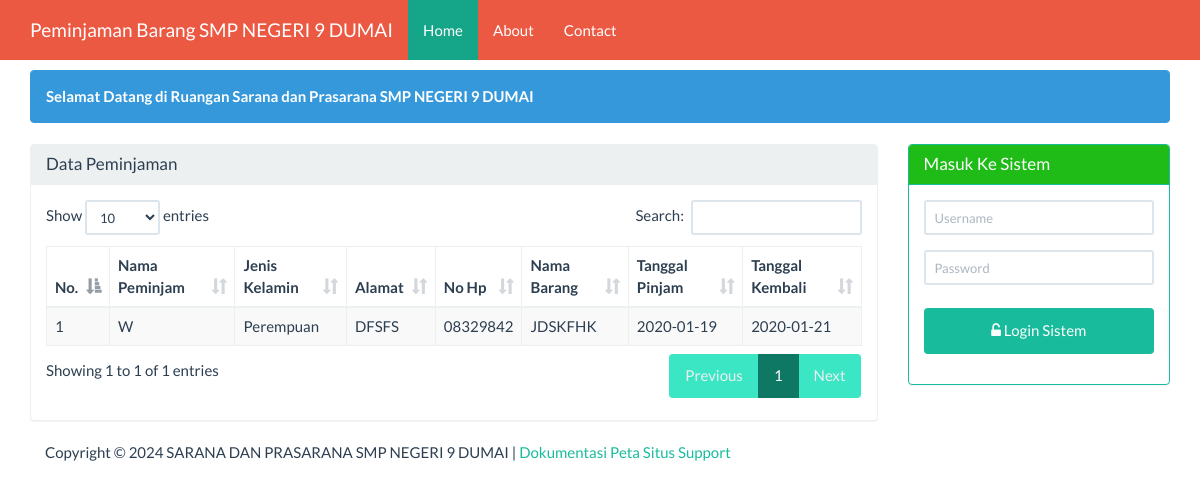
Before: / with the older database file.
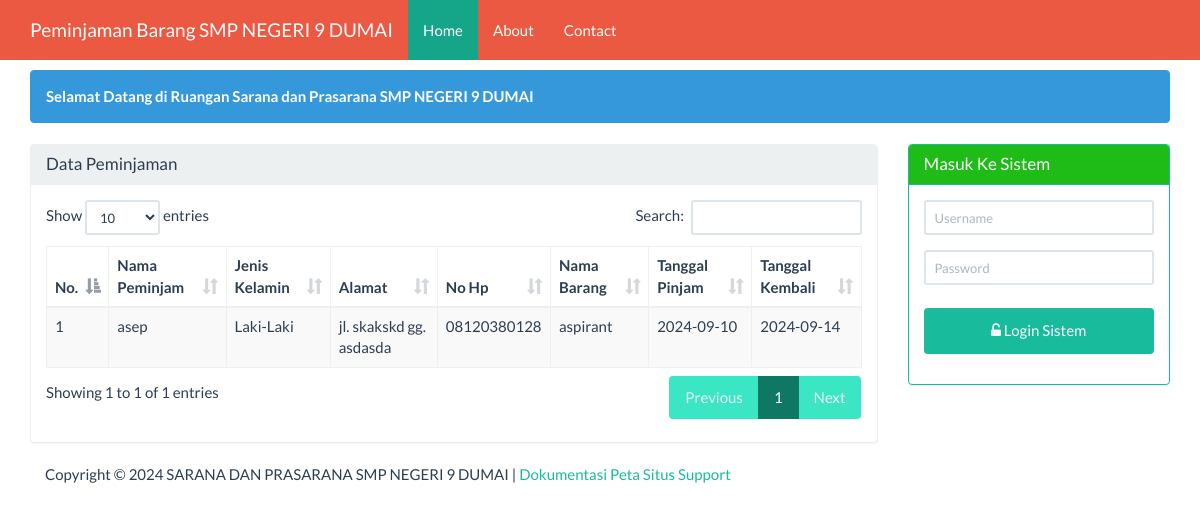
After: the same page with the newer database file.
### tables this page shows
CREATE TABLE `tbl_peminjaman` (
  `nama_peminjam` varchar(30) NOT NULL,
  `jenis_kelamin` varchar(30) NOT NULL,
  `alamat` varchar(50) NOT NULL,
  `no_hp` varchar(12) NOT NULL,
  `judul_buku` varchar(50) NOT NULL,
  `tanggal_pinjam` date NOT NULL,
  `tanggal_kembali` date NOT NULL,
  `lama_pinjam` varchar(15) NOT NULL,
  `keterangan` varchar(50) NOT NULL,
  `id` int(11) NOT NULL
);

### beranda.php (the view, shortened to what this page needs)
<div class="container">
    <div class="row">
        <div class ="col-xs-12">
            <div class="alert alert-info">
                <strong>Selamat Datang di Ruangan Sarana dan Prasarana SMP NEGERI 9 DUMAI</strong>
            </div>
        </div>
    </div>
    <div class="row">
        <div class="col-sm-9 col-xs-12">
            <div class="panel panel-default">
                <div class="panel-heading">
                    <h3 class="panel-title">Data Peminjaman</h3>
                </div>
                <div class="panel-body">
                     <table id="dtskripsi" class="table table-bordered table-striped table-hover">
                        <thead>
                            <tr>
                                <th>No.</th><th>Nama Peminjam</th><th>Jenis Kelamin</th><th>Alamat</th><th>No Hp</th><th>Nama Barang</th><th>Tanggal Pinjam</th><th>Tanggal Kembali</th>
                            </tr>
                        </thead>
                        <tbody>
                            <?php
                            $sql = "SELECT * FROM tbl_peminjaman";
                            $query = mysqli_query($koneksi, $sql) or die("SQL Anda Salah");
                            $nomor = 0;
                            while ($data = mysqli_fetch_array($query)) {
                                $nomor++;
                                ?>
                                <tr>
                                    <td><?= $nomor ?></td>
                                    <td><?= $data['nama_peminjam'] ?></td>
                                    <td><?= $data['jenis_kelamin'] ?></td>
                                    <td><?= $data['alamat'] ?></td>
                                    <td><?= $data['no_hp'] ?></td>
                                    <td><?= $data['judul_buku'] ?></td>
                                    <td><?= $data['tanggal_pinjam'] ?></td>
                                    <td><?= $data['tanggal_kembali'] ?></td>
                                </tr>
                            <?php } ?>
                        </tbody>
                    </table>
                </div>
            </div>
        </div>
        <div class="col-sm-3 col-xs-12">
            <?php if (isset($_SESSION['username'])) { ?>
            <div class="alert alert-info">
                <strong>Welcome <?=$_SESSION['nama']?></strong>
            </div>
            <?php
           } else { ?>
            <div class="panel panel-success">
                <div class="panel-heading">
                    <h3 class="panel-title">Masuk Ke Sistem</h3>
                </div>
                <div class="panel-body">
                    <form class="form-horizontal" action="proses_login.php" method="post">
                        <div class="form-group">
                            <div class="col-sm-12">
                                <input type="text" name="user" class="form-control input-sm"
                                   placeholder="Username" required="" autocomplete="off"/>
                            </div>
                        </div>
                        <div class="form-group">
                            <div class="col-sm-12">
                                <input type="password" name="pwd" class="form-control input-sm"
                                   placeholder="Password" required="" autocomplete="off"/>
                            </div>
                        </div>
                        <div class="form-group">
                            <div class="col-sm-12">
                                <button type="submit" name="login" value="login"
                                        class="btn btn-success btn-block"><span class="fa fa-unlock-alt"></span>
                                    Login Sistem
                                </button>
                            </div>
                    </form>
                </div>
            </div>
        </div>
            <?php } ?>
    </div>
</div>

Changed rows visible on the page:
removed tbl_peminjaman: nama_peminjam "W", jenis_kelamin "Perempuan", alamat "DFSFS", no_hp "08329842", judul_buku "JDSKFHK", tanggal_pinjam "2020-01-19", tanggal_kembali "2020-01-21"
added tbl_peminjaman: nama_peminjam "asep", jenis_kelamin "Laki-Laki", alamat "jl. skakskd gg. asdasda", no_hp "08120380128", judul_buku "aspirant", tanggal_pinjam "2024-09-10", tanggal_kembali "2024-09-14"
